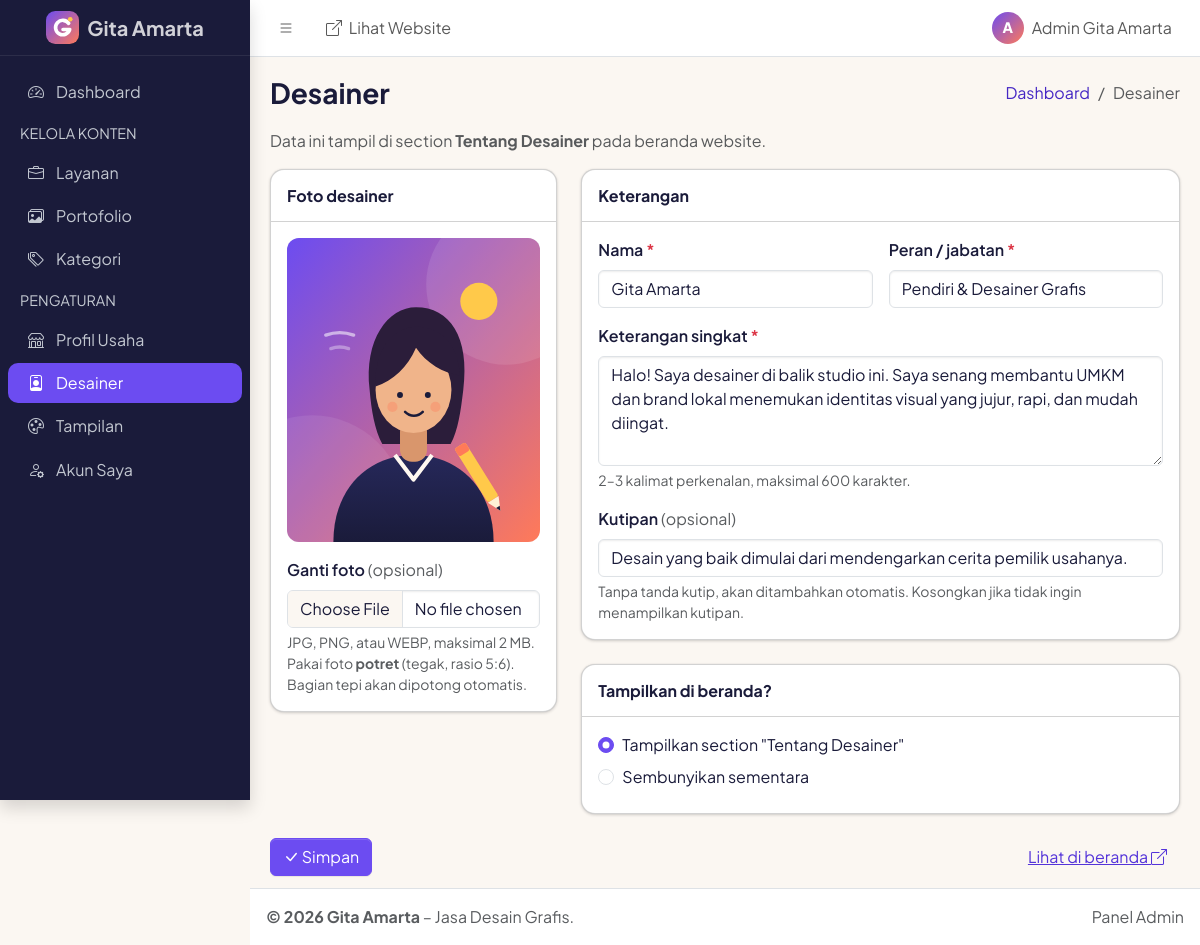
The page /admin/desainer.php (signed in) on the database its author committed.
### tables this page shows
CREATE TABLE profil_usaha (
  id_profil   INT UNSIGNED NOT NULL AUTO_INCREMENT,
  nama_usaha  VARCHAR(100) NOT NULL,
  deskripsi   TEXT         NULL,
  no_whatsapp VARCHAR(20)  NOT NULL COMMENT 'Format internasional tanpa +, contoh 6281234567890',
  email       VARCHAR(100) NULL,
  instagram   VARCHAR(100) NULL COMMENT 'Username tanpa @',
  alamat      TEXT         NULL,
  PRIMARY KEY (id_profil)
);

CREATE TABLE desainer (
  id_desainer INT UNSIGNED NOT NULL AUTO_INCREMENT,
  nama        VARCHAR(100) NOT NULL,
  peran       VARCHAR(100) NOT NULL,
  bio         TEXT         NOT NULL,
  kutipan     VARCHAR(255) NULL,
  foto        VARCHAR(255) NULL,
  status      ENUM('aktif','nonaktif') NOT NULL DEFAULT 'aktif' COMMENT 'nonaktif = section disembunyikan',
  PRIMARY KEY (id_desainer)
);

### includes/functions.php (called while the page is built, shortened)
<?php
require_once __DIR__ . '/../config/database.php';
function e(mixed $nilai): string
{
    return htmlspecialchars((string) $nilai, ENT_QUOTES | ENT_SUBSTITUTE, 'UTF-8');
}
function urlAset(string $path, string $folderHalaman = __DIR__ . '/..'): string
{
    $file = $folderHalaman . '/' . $path;
    return $path . '?v=' . (is_file($file) ? filemtime($file) : 0);
}
function urlGambar(?string $namaFile): string
{
    $namaFile = basename((string) $namaFile);
    return 'assets/img/' . rawurlencode($namaFile);
}
function getProfilUsaha(): array
{
    static $profil = null;
    if ($profil === null) {
        $stmt = getKoneksi()->prepare(
            'SELECT id_profil, nama_usaha, deskripsi, no_whatsapp, email, instagram, alamat
             FROM profil_usaha
             ORDER BY id_profil ASC
             LIMIT 1'
        );
        $stmt->execute();
        $profil = $stmt->fetch() ?: [
            'id_profil'   => 0,
            'nama_usaha'  => 'Gita Amarta',
            'deskripsi'   => 'Jasa desain grafis.',
            'no_whatsapp' => '',
            'email'       => '',
            'instagram'   => '',
            'alamat'      => '',
        ];
    }
    return $profil;
}
function getDesainer(): ?array
{
    $stmt = getKoneksi()->prepare(
        'SELECT id_desainer, nama, peran, bio, kutipan, foto, status
         FROM desainer
         ORDER BY id_desainer ASC
         LIMIT 1'
    );
    $stmt->execute();
    return $stmt->fetch() ?: null;
}
function getTampilan(): array
{
    static $tampilan = null;
    if ($tampilan === null) {
        $stmt = getKoneksi()->prepare(
            'SELECT id_tampilan, tema, warna_utama, warna_aksen, warna_sorot, warna_latar, warna_teks, logo
             FROM tampilan
             ORDER BY id_tampilan ASC
             LIMIT 1'
        );
        $stmt->execute();
        $tampilan = $stmt->fetch()
            ?: ['id_tampilan' => 0, 'tema' => 'ungu-koral', 'logo' => null] + daftarTema()['ungu-koral'];
    }
    return $tampilan;
}
function urlLogo(): string
{
    $logo = basename((string) (getTampilan()['logo'] ?? ''));
    return 'assets/img/' . LOGO_BAWAAN;
}

### admin/includes/auth.php (called while the page is built, shortened)
<?php
require_once __DIR__ . '/../../includes/functions-admin.php';
function wajibLogin(): array
{
    $idAdmin  = $_SESSION['admin_id'] ?? null;
    $terakhir = $_SESSION['aktivitas_terakhir'] ?? 0;
    $admin = getAdminById($idAdmin);
    return $admin;
}
function kelasError(array $error, string $kolom): string
{
    return isset($error[$kolom]) ? ' is-invalid' : '';
}
function urlGambarAdmin(?string $namaFile): string
{
    return '../' . urlGambar($namaFile);
}

### config/database.php (called while the page is built, shortened)
<?php
function getKoneksi(): PDO
{
    static $pdo = null;
    if ($pdo === null) {
        $dsn = 'mysql:host=' . DB_HOST . ';port=' . DB_PORT . ';dbname=' . DB_NAME . ';charset=utf8mb4';
        try {
            $pdo = new PDO($dsn, DB_USER, DB_PASS, [
                PDO::ATTR_ERRMODE            => PDO::ERRMODE_EXCEPTION,
                PDO::ATTR_DEFAULT_FETCH_MODE => PDO::FETCH_ASSOC,
                PDO::ATTR_EMULATE_PREPARES   => false,
            ]);
        } catch (PDOException $e) {
            error_log('Koneksi database gagal: ' . $e->getMessage());
            http_response_code(500);
            exit('<!doctype html><html lang="id"><meta charset="utf-8"><title>Database tidak terhubung</title>'
                . '<body style="font-family:sans-serif;padding:2rem;line-height:1.6">'
                . '<h1>Database tidak terhubung</h1>'
                . '<p>Pastikan MySQL di XAMPP sudah berjalan dan database <b>gita_amarta</b> sudah di-import '
                . 'dari file <code>database/gita_amarta.sql</code>.</p></body></html>');
        }
    }
    return $pdo;
}

### includes/functions-admin.php (called while the page is built, shortened)
<?php
require_once __DIR__ . '/functions.php';
function getAdminById(int $idAdmin): ?array
{
    $stmt = getKoneksi()->prepare(
        'SELECT id_admin, nama, username, password, email, created_at
         FROM admin
         WHERE id_admin = :id'
    );
    $stmt->execute([':id' => $idAdmin]);
    return $stmt->fetch() ?: null;
}

### admin/desainer.php (the view, shortened to what this page needs)
<?php
require_once __DIR__ . '/includes/auth.php';
$admin = wajibLogin();
$lama  = getDesainer();
$error = [];
$data  = $lama ?? [
    'id_desainer' => 0,
    'nama'        => '',
    'peran'       => '',
    'bio'         => '',
    'kutipan'     => '',
    'foto'        => null,
    'status'      => 'aktif',
];
$judulHalaman = 'Desainer';
$menuAktif    = 'desainer';
require __DIR__ . '/includes/atas.php';
?>
<p class="text-body-secondary">Data ini tampil di section <strong>Tentang Desainer</strong> pada beranda website.</p>
<form action="desainer.php" method="post" enctype="multipart/form-data">
    <div class="row g-4">
        <div class="col-lg-4">
            <div class="card">
                <div class="card-header"><h2 class="card-title fs-6 fw-bold mb-0">Foto desainer</h2></div>
                <div class="card-body">
                    <img src="<?= e(urlGambarAdmin($data['foto'])) ?>" alt="Pratinjau foto desainer"
                         class="img-preview img-preview--potret mb-3" data-preview-untuk="foto" width="600" height="720">
                    <label for="foto" class="form-label fw-semibold">Ganti foto <span class="text-body-secondary fw-normal">(opsional)</span></label>
                    <input type="file" id="foto" name="foto" accept="image/jpeg,image/png,image/webp"
                           class="form-control<?= kelasError($error, 'foto') ?>">
                    <div class="form-text">JPG, PNG, atau WEBP, maksimal <?= UKURAN_MAKS_MB ?> MB. Pakai foto <strong>potret</strong> (tegak, rasio 5:6). Bagian tepi akan dipotong otomatis.</div>
                </div>
            </div>
        </div>
        <div class="col-lg-8">
            <div class="card mb-4">
                <div class="card-header"><h2 class="card-title fs-6 fw-bold mb-0">Keterangan</h2></div>
                <div class="card-body">
                    <div class="row g-3 mb-3">
                        <div class="col-sm-6">
                            <label for="nama" class="form-label fw-semibold">Nama <span class="text-danger">*</span></label>
                            <input type="text" id="nama" name="nama" maxlength="100" required
                                   class="form-control<?= kelasError($error, 'nama') ?>" value="<?= e($data['nama']) ?>">
                        </div>
                        <div class="col-sm-6">
                            <label for="peran" class="form-label fw-semibold">Peran / jabatan <span class="text-danger">*</span></label>
                            <input type="text" id="peran" name="peran" maxlength="100" required placeholder="Contoh: Pendiri & Desainer Grafis"
                                   class="form-control<?= kelasError($error, 'peran') ?>" value="<?= e($data['peran']) ?>">
                        </div>
                    </div>
                    <div class="mb-3">
                        <label for="bio" class="form-label fw-semibold">Keterangan singkat <span class="text-danger">*</span></label>
                        <textarea id="bio" name="bio" rows="4" maxlength="600" required
                                  class="form-control<?= kelasError($error, 'bio') ?>"><?= e($data['bio']) ?></textarea>
                        <div class="form-text">2–3 kalimat perkenalan, maksimal 600 karakter.</div>
                    </div>
                    <div>
                        <label for="kutipan" class="form-label fw-semibold">Kutipan <span class="text-body-secondary fw-normal">(opsional)</span></label>
                        <input type="text" id="kutipan" name="kutipan" maxlength="255"
                               class="form-control<?= kelasError($error, 'kutipan') ?>" value="<?= e($data['kutipan']) ?>">
                        <div class="form-text">Tanpa tanda kutip, akan ditambahkan otomatis. Kosongkan jika tidak ingin menampilkan kutipan.</div>
                    </div>
                </div>
            </div>
            <div class="card">
                <div class="card-header"><h2 class="card-title fs-6 fw-bold mb-0">Tampilkan di beranda?</h2></div>
                <div class="card-body">
                    <?php foreach (['aktif' => 'Tampilkan section "Tentang Desainer"', 'nonaktif' => 'Sembunyikan sementara'] as $nilai => $label): ?>
                        <div class="form-check mb-2">
                            <input class="form-check-input<?= kelasError($error, 'status') ?>" type="radio" name="status"
                                   id="status-<?= e($nilai) ?>" value="<?= e($nilai) ?>"<?= $data['status'] === $nilai ? ' checked' : '' ?>>
                            <label class="form-check-label" for="status-<?= e($nilai) ?>"><?= e($label) ?></label>
                        </div>
                    <?php endforeach; ?>
                </div>
            </div>
        </div>
    </div>
    <div class="d-flex flex-wrap gap-2 mt-4">
        <button type="submit" class="btn btn-primary"><i class="bi bi-check-lg"></i> Simpan</button>
        <a href="../index.php#judul-tentang" class="btn btn-link ms-auto" target="_blank" rel="noopener">
            Lihat di beranda <i class="bi bi-box-arrow-up-right"></i>
        </a>
    </div>
</form>
<?php require __DIR__ . '/includes/bawah.php'; ?>

### admin/includes/atas.php (shortened to what this page needs)
<?php
$profilUsaha = getProfilUsaha();
$breadcrumb ??= [['label' => $judulHalaman]];
$menuAdmin = [
    ['kunci' => 'dashboard', 'label' => 'Dashboard', 'url' => 'index.php', 'ikon' => 'bi-speedometer2'],
    ['judul' => 'Kelola Konten'],
    ['kunci' => 'layanan',    'label' => 'Layanan',    'url' => 'layanan.php',    'ikon' => 'bi-briefcase'],
    ['kunci' => 'portofolio', 'label' => 'Portofolio', 'url' => 'portofolio.php', 'ikon' => 'bi-images'],
    ['kunci' => 'kategori',   'label' => 'Kategori',   'url' => 'kategori.php',   'ikon' => 'bi-tags'],
    ['judul' => 'Pengaturan'],
    ['kunci' => 'profil',   'label' => 'Profil Usaha', 'url' => 'profil.php',   'ikon' => 'bi-shop'],
    ['kunci' => 'desainer', 'label' => 'Desainer',     'url' => 'desainer.php', 'ikon' => 'bi-person-badge'],
    ['kunci' => 'tampilan', 'label' => 'Tampilan',     'url' => 'tampilan.php', 'ikon' => 'bi-palette'],
    ['kunci' => 'akun',   'label' => 'Akun Saya',    'url' => 'akun.php',   'ikon' => 'bi-person-gear'],
];
?>
<!doctype html>
<html lang="id" data-bs-theme="light" data-lte-color-mode="off">
<head>
    <link rel="icon" href="<?= e('../' . urlLogo()) ?>">
    <link rel="stylesheet" href="https://cdn.jsdelivr.net/npm/bootstrap-icons@1.13.1/font/bootstrap-icons.min.css">
    <link rel="stylesheet" href="<?= e(urlAset('assets/adminlte/adminlte.min.css', __DIR__ . '/..')) ?>">
    <link rel="stylesheet" href="<?= e(urlAset('assets/admin.css', __DIR__ . '/..')) ?>">
</head>
<body class="layout-fixed sidebar-expand-lg bg-body-tertiary">
<div class="app-wrapper">
    <nav class="app-header navbar navbar-expand bg-body">
        <div class="container-fluid">
            <ul class="navbar-nav">
                <li class="nav-item">
                    <a class="nav-link" data-lte-toggle="sidebar" href="#" role="button" aria-label="Buka/tutup menu samping">
                        <i class="bi bi-list"></i>
                    </a>
                </li>
                <li class="nav-item d-none d-md-block">
                    <a href="../index.php" class="nav-link" target="_blank" rel="noopener">
                        <i class="bi bi-box-arrow-up-right me-1" aria-hidden="true"></i> Lihat Website
                    </a>
                </li>
            </ul>
            <ul class="navbar-nav ms-auto">
                <li class="nav-item dropdown user-menu">
                    <a href="#" class="nav-link dropdown-toggle d-flex align-items-center gap-2" data-bs-toggle="dropdown" aria-expanded="false">
                        <span class="avatar-inisial" aria-hidden="true"><?= e(mb_strtoupper(mb_substr($admin['nama'], 0, 1))) ?></span>
                        <span class="d-none d-md-inline"><?= e($admin['nama']) ?></span>
                    </a>
                </li>
            </ul>
        </div>
    </nav>
    <aside class="app-sidebar shadow" data-bs-theme="dark">
        <div class="sidebar-brand">
            <a href="index.php" class="brand-link">
                <img src="<?= e('../' . urlLogo()) ?>" alt="" class="brand-image" width="33" height="33">
                <span class="brand-text fw-bold"><?= e($profilUsaha['nama_usaha']) ?></span>
            </a>
        </div>
        <div class="sidebar-wrapper">
            <nav class="mt-2" aria-label="Menu admin">
                <ul class="nav sidebar-menu flex-column" role="list">
                    <?php foreach ($menuAdmin as $item): ?>
                        <?php if (isset($item['judul'])): ?>
                            <li class="nav-header"><?= e(mb_strtoupper($item['judul'])) ?></li>
                        <?php else: ?>
                            <?php $aktif = $item['kunci'] === $menuAktif; ?>
                            <li class="nav-item">
                                <a href="<?= e($item['url']) ?>" class="nav-link<?= $aktif ? ' active' : '' ?>"<?= $aktif ? ' aria-current="page"' : '' ?>>
                                    <i class="nav-icon bi <?= e($item['ikon']) ?>"></i>
                                    <p><?= e($item['label']) ?></p>
                                </a>
                            </li>
                        <?php endif; ?>
                    <?php endforeach; ?>
                </ul>
            </nav>
        </div>
    </aside>
    <main class="app-main" id="konten">
        <div class="app-content-header">
            <div class="container-fluid">
                <div class="row align-items-center g-2">
                    <div class="col-sm-6">
                        <h1 class="mb-0 fs-3 fw-bold"><?= e($judulHalaman) ?></h1>
                    </div>
                    <div class="col-sm-6">
                        <nav aria-label="breadcrumb">
                            <ol class="breadcrumb float-sm-end mb-0">
                                <?php if ($menuAktif !== 'dashboard'): ?>
                                    <li class="breadcrumb-item"><a href="index.php">Dashboard</a></li>
                                <?php endif; ?>
                                <?php foreach ($breadcrumb as $i => $langkah): ?>
                                    <?php if ($i === array_key_last($breadcrumb) || empty($langkah['url'])): ?>
                                        <li class="breadcrumb-item active" aria-current="page"><?= e($langkah['label']) ?></li>
                                    <?php else: ?>
                                        <li class="breadcrumb-item"><a href="<?= e($langkah['url']) ?>"><?= e($langkah['label']) ?></a></li>
                                    <?php endif; ?>
                                <?php endforeach; ?>
                            </ol>
                        </nav>
                    </div>
                </div>
            </div>
        </div>
        <div class="app-content">
            <div class="container-fluid">

### admin/includes/bawah.php (shortened to what this page needs)
            </div>
        </div>
    </main>
    <footer class="app-footer">
        <div class="float-end d-none d-sm-inline">Panel Admin</div>
        <strong>&copy; <?= date('Y') ?> <?= e($profilUsaha['nama_usaha']) ?></strong> – Jasa Desain Grafis.
    </footer>
</div>
</body>
</html>

### rows shown on the page
profil_usaha: nama_usaha "Gita Amarta"
desainer: foto (picture), nama "Gita Amarta", peran "Pendiri & Desainer Grafis", bio "Halo! Saya desainer di balik studio ini. Saya senang membantu UMKM dan brand lokal menemukan identitas visual yang jujur, rapi, dan mudah diingat.", kutipan "Desain yang baik dimulai dari mendengarkan cerita pemilik usahanya.", status "☑ Tampilkan section \"Tentang Des", status "☐ Sembunyikan sementara"

### other values the page prints
mb_strtoupper(mb_substr($admin['nama'], 0, 1)) "A"
$admin['nama'] "Admin Gita Amarta"
$item['label'] "Dashboard"
mb_strtoupper($item['judul']) "KELOLA KONTEN"
$item['label'] "Layanan"
$item['label'] "Portofolio"
$item['label'] "Kategori"
mb_strtoupper($item['judul']) "PENGATURAN"
$item['label'] "Profil Usaha"
$item['label'] "Desainer"
$item['label'] "Tampilan"
$item['label'] "Akun Saya"
$judulHalaman "Desainer"
$langkah['label'] "Desainer"
UKURAN_MAKS_MB "2"
